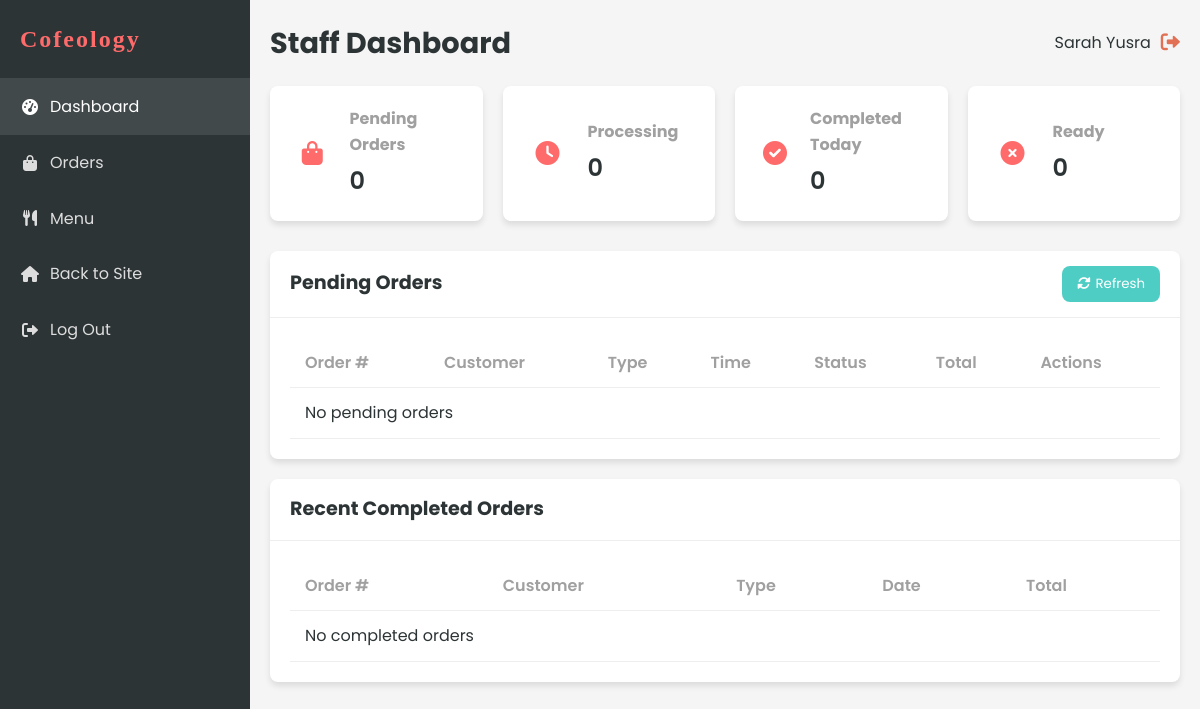
Page /staff/dashboard.php (signed in) on the earlier database version.
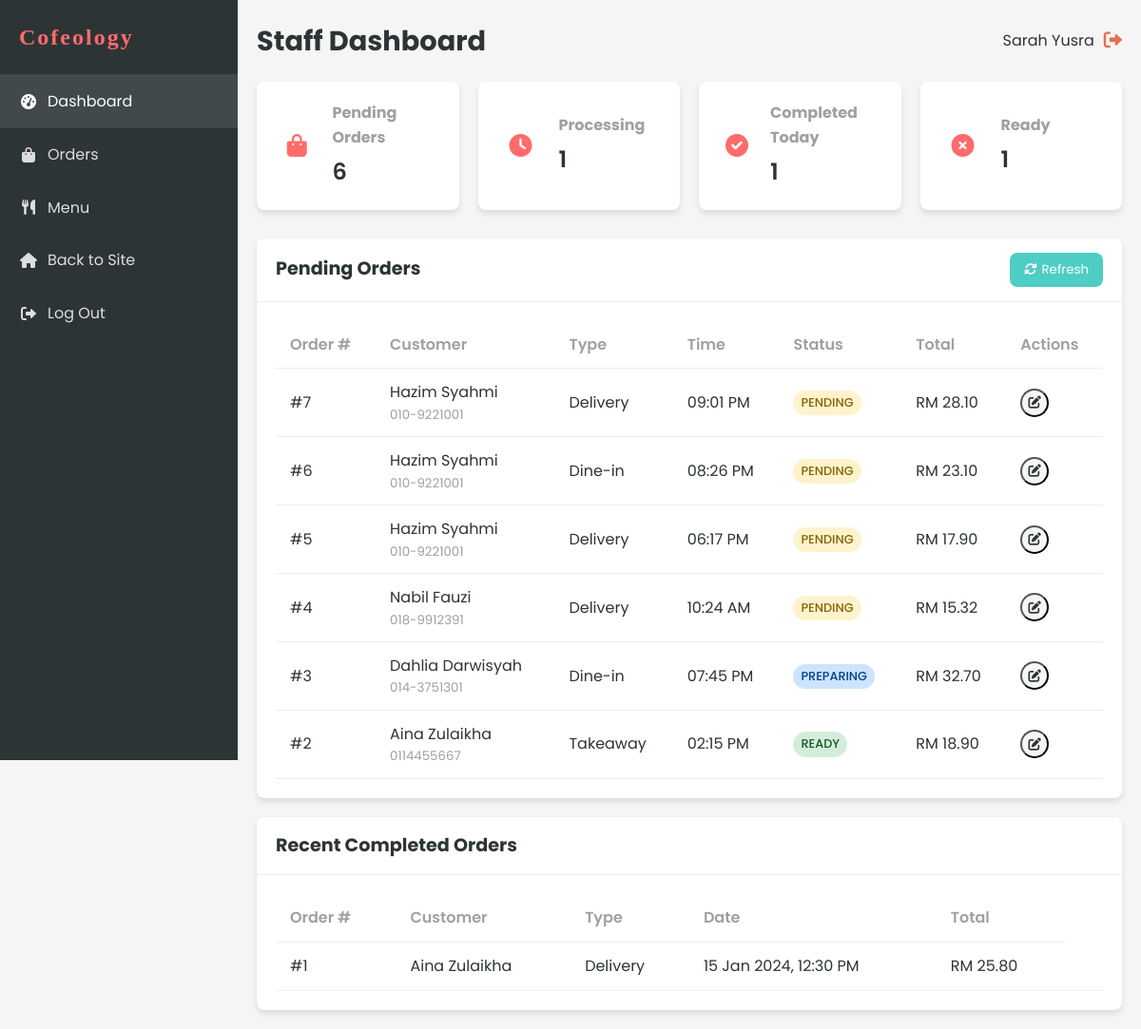
Same page on the later database version.
### tables this page shows
CREATE TABLE `order` (
  `ORDER_ID` int(11) NOT NULL,
  `ORDER_NUMBER` varchar(20) NOT NULL,
  `ORDER_TIME` time NOT NULL,
  `ORDER_DATE` date NOT NULL,
  `ORDER_TYPE` enum('delivery','takeaway','dine-in') NOT NULL,
  `ORDER_STATUS` enum('pending','preparing','ready','out_for_delivery','completed','cancelled') DEFAULT 'pending',
  `TOT_AMOUNT` decimal(10,2) NOT NULL,
  `DELIVERY_ADDRESS` text DEFAULT NULL,
  `PAYMENT_METHOD` varchar(50) DEFAULT NULL,
  `PAYMENT_STATUS` enum('pending','completed','failed') DEFAULT 'pending',
  `CUST_ID` int(11) NOT NULL,
  `STAFF_ID` int(11) DEFAULT NULL,
  `special_instructions` text DEFAULT NULL,
  `pickup_time` datetime DEFAULT NULL,
  `created_at` timestamp NOT NULL DEFAULT current_timestamp(),
  `updated_at` timestamp NOT NULL DEFAULT current_timestamp() ON UPDATE current_timestamp()
);

CREATE TABLE `customer` (
  `CUST_ID` int(11) NOT NULL,
  `CUSTOMER_ID` varchar(20) NOT NULL,
  `CUST_NAME` varchar(100) NOT NULL,
  `CUST_NPHONE` varchar(20) NOT NULL,
  `CUST_EMAIL` varchar(100) NOT NULL,
  `CUST_PASSWORD` varchar(255) NOT NULL,
  `MEMBERSHIP` enum('basic','premium','vip') DEFAULT 'basic',
  `created_at` timestamp NOT NULL DEFAULT current_timestamp(),
  `updated_at` timestamp NOT NULL DEFAULT current_timestamp() ON UPDATE current_timestamp()
);

### includes/functions.php (called while the page is built, shortened)
<?php
function formatCurrency($amount) {
    return 'RM ' . number_format($amount, 2);
}
?>

### staff/dashboard.php (the view, shortened to what the changed rows need)
<?php
include '../includes/db_connect.php';
include '../includes/functions.php';
$stmt = $conn->prepare("
    SELECT o.*, c.CUST_NAME as customer_name, c.CUST_NPHONE as customer_phone
    FROM `ORDER` o
    JOIN CUSTOMER c ON o.CUST_ID = c.CUST_ID
    WHERE o.ORDER_STATUS != 'completed' AND o.ORDER_STATUS != 'cancelled'
    ORDER BY o.ORDER_DATE DESC, o.ORDER_TIME DESC
");
$stmt->execute();
$pendingOrders = $stmt->get_result()->fetch_all(MYSQLI_ASSOC);
$stmt = $conn->prepare("
    SELECT o.*, c.CUST_NAME as customer_name
    FROM `ORDER` o
    JOIN CUSTOMER c ON o.CUST_ID = c.CUST_ID
    WHERE o.ORDER_STATUS = 'completed'
    ORDER BY o.ORDER_DATE DESC, o.ORDER_TIME DESC
    LIMIT 10
");
$stmt->execute();
$completedOrders = $stmt->get_result()->fetch_all(MYSQLI_ASSOC);
?>
<!DOCTYPE html>
<html lang="en">
<head>
    <link rel="stylesheet" href="../css/style.css?v=1.1">
    <link rel="stylesheet" href="../css/dashboard.css?v=1.1">
    <link rel="stylesheet" href="https://cdnjs.cloudflare.com/ajax/libs/font-awesome/6.0.0-beta3/css/all.min.css">
</head>
<body>
    <div class="dashboard-container">
        <?php include 'sidebar.php'; ?>
        <div class="dashboard-content">
            <header class="dashboard-header">
                <div class="header-title">
                    <h1>Staff Dashboard</h1>
                </div>
            </header>
            <div class="dashboard-stats">
                <div class="stat-card">
                    <div class="stat-info">
                        <h3>Pending Orders</h3>
                        <p id="pending-count"><?php echo count($pendingOrders); ?></p>
                    </div>
                </div>
                <div class="stat-card">
                    <div class="stat-info">
                        <h3>Processing</h3>
                        <p id="processing-count">
                            <?php
                            $processingCount = 0;
                            foreach($pendingOrders as $order) {
                                if($order['ORDER_STATUS'] === 'preparing') $processingCount++;
                            }
                            echo $processingCount;
                            ?>
                        </p>
                    </div>
                </div>
                <div class="stat-card">
                    <div class="stat-info">
                        <h3>Completed Today</h3>
                        <p id="completed-count"><?php echo count($completedOrders); ?></p>
                    </div>
                </div>
                <div class="stat-card">
                    <div class="stat-info">
                        <h3>Ready</h3>
                        <p id="ready-count">
                            <?php
                            $readyCount = 0;
                            foreach($pendingOrders as $order) {
                                if($order['ORDER_STATUS'] === 'ready') $readyCount++;
                            }
                            echo $readyCount;
                            ?>
                        </p>
                    </div>
                </div>
            </div>
            <div class="dashboard-main">
                <div class="card">
                    <div class="card-header">
                        <h2>Pending Orders</h2>
                    </div>
                    <div class="card-body">
                        <div class="table-responsive">
                            <table class="table">
                                <thead>
                                    <tr>
                                        <th>Order #</th>
                                        <th>Customer</th>
                                        <th>Type</th>
                                        <th>Time</th>
                                        <th>Status</th>
                                        <th>Total</th>
                                        <th>Actions</th>
                                    </tr>
                                </thead>
                                <tbody id="pending-orders">
                                    <?php if (empty($pendingOrders)): ?>
                                        <tr>
                                            <td colspan="7" class="text-center">No pending orders</td>
                                        </tr>
                                    <?php else: ?>
                                        <?php foreach ($pendingOrders as $order): ?>
                                            <tr>
                                                <td>#<?php echo $order['ORDER_ID']; ?></td>
                                                <td>
                                                    <div class="customer-info">
                                                        <span><?php echo htmlspecialchars($order['customer_name']); ?></span>
                                                        <small><?php echo htmlspecialchars($order['customer_phone']); ?></small>
                                                    </div>
                                                </td>
                                                <td><?php echo ucfirst($order['ORDER_TYPE']); ?></td>
                                                <td><?php echo date('h:i A', strtotime($order['ORDER_DATE'] . ' ' . $order['ORDER_TIME'])); ?></td>
                                                <td>
                                                    <span class="status-badge <?php echo $order['ORDER_STATUS']; ?>">
                                                        <?php echo ucfirst($order['ORDER_STATUS']); ?>
                                                    </span>
                                                </td>
                                                <td><?php echo formatCurrency($order['TOT_AMOUNT']); ?></td>
                                                <td>
                                                    <div class="table-actions">
                                                        <button class="btn-icon update-status" data-id="<?php echo $order['ORDER_ID']; ?>" title="Update Status">
                                                            <i class="fas fa-edit"></i>
                                                        </button>
                                                    </div>
                                                </td>
                                            </tr>
                                        <?php endforeach; ?>
                                    <?php endif; ?>
                                </tbody>
                            </table>
                        </div>
                    </div>
                </div>
                <div class="card">
                    <div class="card-header">
                        <h2>Recent Completed Orders</h2>
                    </div>
                    <div class="card-body">
                        <div class="table-responsive">
                            <table class="table">
                                <thead>
                                    <tr>
                                        <th>Order #</th>
                                        <th>Customer</th>
                                        <th>Type</th>
                                        <th>Date</th>
                                        <th>Total</th>
                                    </tr>
                                </thead>
                                <tbody>
                                    <?php if (empty($completedOrders)): ?>
                                        <tr>
                                            <td colspan="6" class="text-center">No completed orders</td>
                                        </tr>
                                    <?php else: ?>
                                        <?php foreach ($completedOrders as $order): ?>
                                            <tr>
                                                <td>#<?php echo $order['ORDER_ID']; ?></td>
                                                <td><?php echo htmlspecialchars($order['customer_name']); ?></td>
                                                <td><?php echo ucfirst($order['ORDER_TYPE']); ?></td>
                                                <td><?php echo date('d M Y, h:i A', strtotime($order['ORDER_DATE'] . ' ' . $order['ORDER_TIME'])); ?></td>
                                                <td><?php echo formatCurrency($order['TOT_AMOUNT']); ?></td>
                                                <td>
                                                </td>
                                            </tr>
                                        <?php endforeach; ?>
                                    <?php endif; ?>
                                </tbody>
                            </table>
                        </div>
                    </div>
                </div>
            </div>
        </div>
    </div>
</body>
</html>

Differences in the rows shown:
now on this page (row edited): order: ORDER_ID "7", CUST_ID.CUST_NAME "Hazim Syahmi", CUST_ID.CUST_NPHONE "010-9221001", ORDER_TYPE "Delivery", ORDER_DATE+ORDER_TIME "09:01 PM", ORDER_STATUS "PENDING", TOT_AMOUNT "RM 28.10", shown under "Pending Orders"
now on this page (row edited): order: ORDER_ID "6", CUST_ID.CUST_NAME "Hazim Syahmi", CUST_ID.CUST_NPHONE "010-9221001", ORDER_TYPE "Dine-in", ORDER_DATE+ORDER_TIME "08:26 PM", ORDER_STATUS "PENDING", TOT_AMOUNT "RM 23.10", shown under "Pending Orders"
now on this page (row edited): order: ORDER_ID "5", CUST_ID.CUST_NAME "Hazim Syahmi", CUST_ID.CUST_NPHONE "010-9221001", ORDER_TYPE "Delivery", ORDER_DATE+ORDER_TIME "06:17 PM", ORDER_STATUS "PENDING", TOT_AMOUNT "RM 17.90", shown under "Pending Orders"
now on this page (row edited): order: ORDER_ID "4", CUST_ID.CUST_NAME "Nabil Fauzi", CUST_ID.CUST_NPHONE "018-9912391", ORDER_TYPE "Delivery", ORDER_DATE+ORDER_TIME "10:24 AM", ORDER_STATUS "PENDING", TOT_AMOUNT "RM 15.32", shown under "Pending Orders"
now on this page (row edited): order: ORDER_ID "3", CUST_ID.CUST_NAME "Dahlia Darwisyah", CUST_ID.CUST_NPHONE "014-3751301", ORDER_TYPE "Dine-in", ORDER_DATE+ORDER_TIME "07:45 PM", ORDER_STATUS "PREPARING", TOT_AMOUNT "RM 32.70", shown under "Pending Orders"
now on this page (row edited): order: ORDER_ID "2", CUST_ID.CUST_NAME "Aina Zulaikha", CUST_ID.CUST_NPHONE "0114455667", ORDER_TYPE "Takeaway", ORDER_DATE+ORDER_TIME "02:15 PM", ORDER_STATUS "READY", TOT_AMOUNT "RM 18.90", shown under "Pending Orders"
now on this page (row edited): order: ORDER_ID "1", CUST_ID.CUST_NAME "Aina Zulaikha", ORDER_TYPE "Delivery", ORDER_DATE+ORDER_TIME "15 Jan 2024, 12:30 PM", TOT_AMOUNT "RM 25.80", shown under "Recent Completed Orders"
Other differences:
count($pendingOrders): "0" → "6"
$processingCount: "0" → "1"
count($completedOrders): "0" → "1"
$readyCount: "0" → "1"
text no longer shown: "No pending orders No completed orders"
